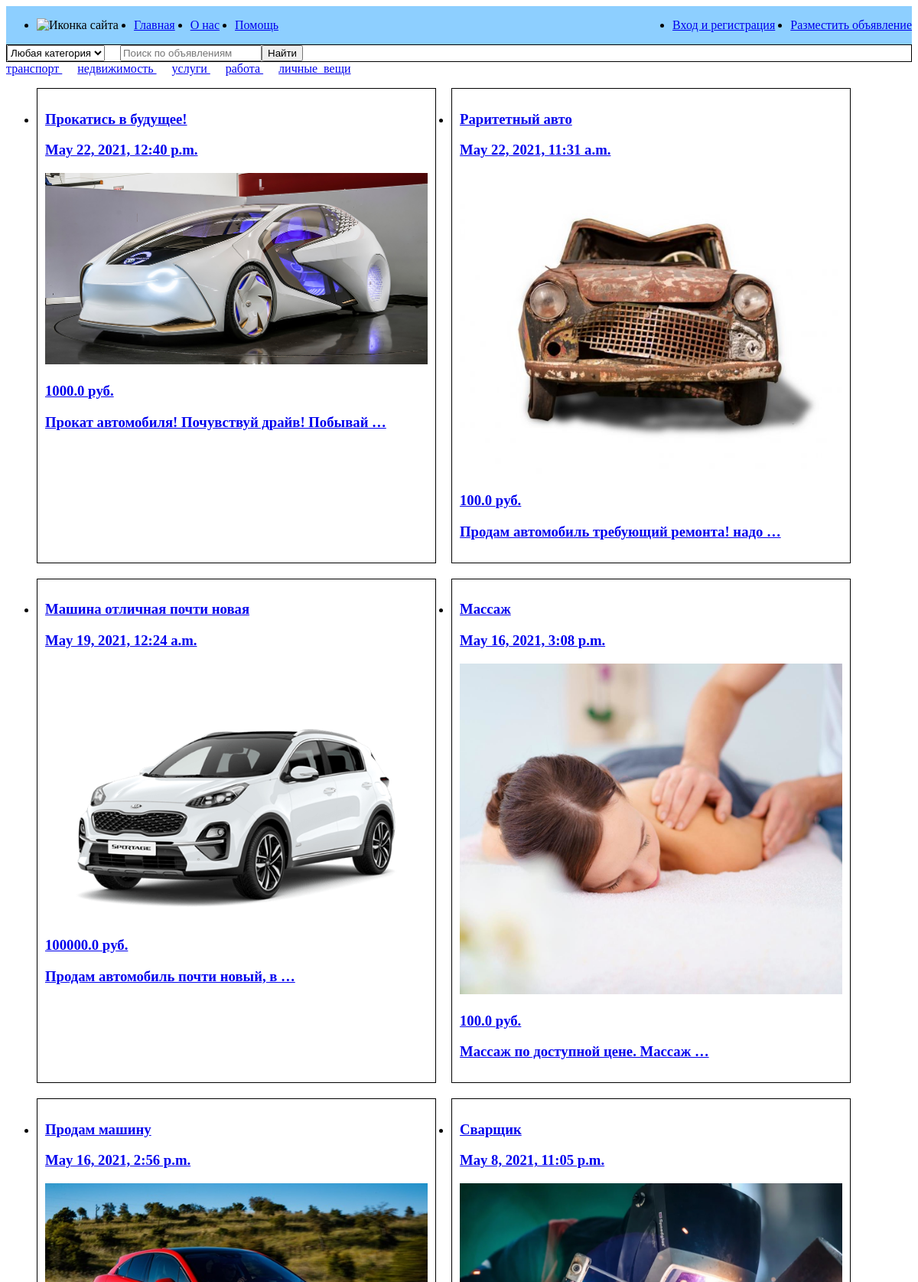
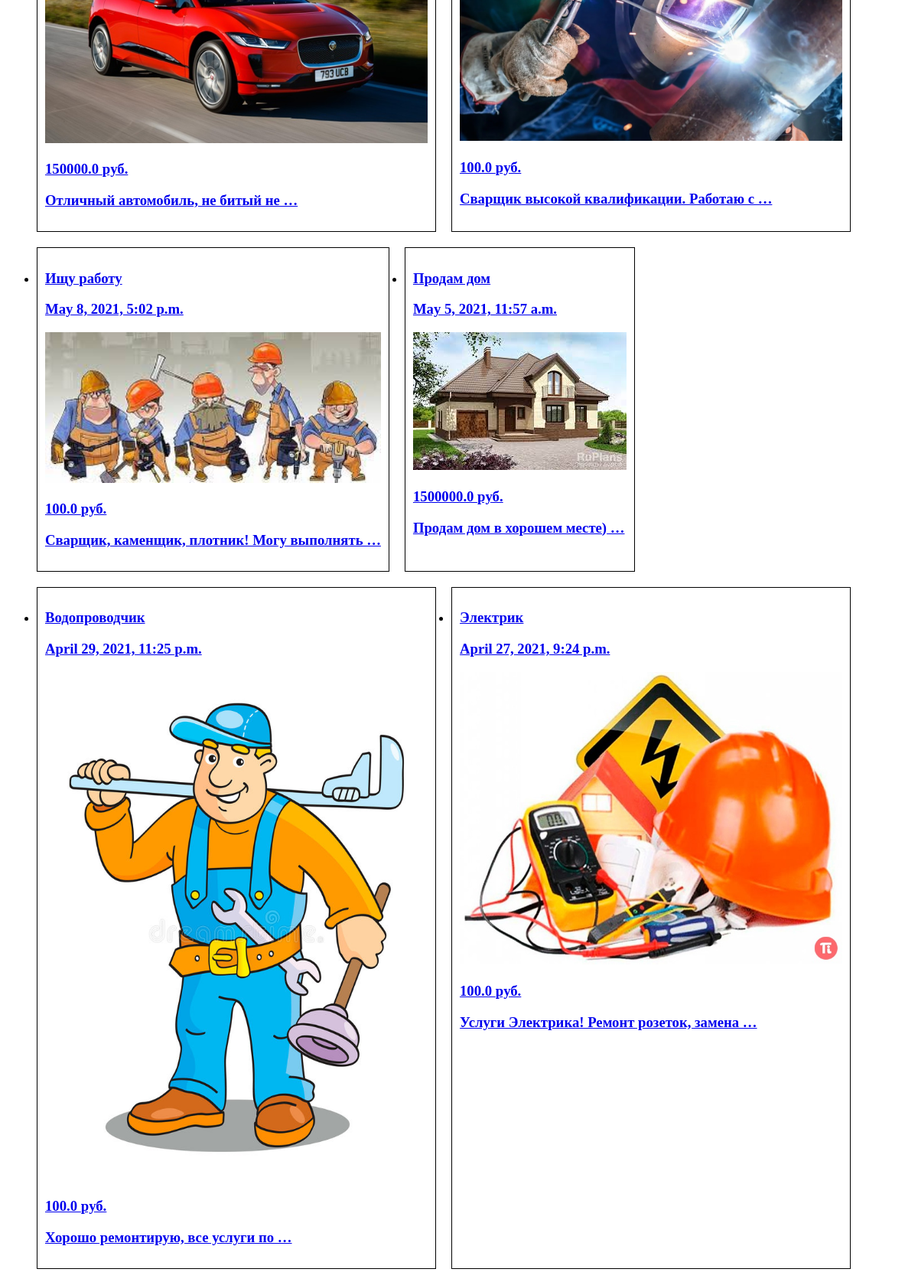
The page /advito/index/ (upper part) on the database its author committed (2 pictures, top to bottom).
### advito/models.py (models this page shows, shortened)
class CategoryPost(models.Model):
    name_category = models.CharField(verbose_name="Категория", max_length=100)

class Post(models.Model):
    author = models.ForeignKey(User, on_delete=models.CASCADE)
    category = models.ForeignKey(CategoryPost, on_delete=models.CASCADE, verbose_name="Категория", related_name='category')
    price = models.FloatField(verbose_name="Цена", blank=True)
    name_descript = models.CharField(max_length=200,  blank=True, verbose_name="Название объявления")
    description = models.TextField(max_length=1000, blank=True, verbose_name="Описание объявления")
    image = models.ImageField(upload_to=user_directory_path, verbose_name="Фото объявления")
    date_pub = models.DateTimeField(default=timezone.now, verbose_name="Дата объявления")
    date_edit = models.DateTimeField(default=timezone.now, verbose_name="Дата редактирования")

### advito/views.py (the view)
# urls.py: url(r'index/', views.IndexView.as_view(), name='index'),
class IndexView(ListView):
    categories = CategoryPost.objects.all()
    model = Post
    template_name = 'advito/index.html'
    context_object_name ='posts'
    extra_context = {'categories':categories, }
    def get_queryset(self):
        return self.model.objects.filter(date_pub__year=2021).order_by('-date_pub')[:15]

### advito/templates/advito/index.html
{% extends 'advito/base_advito.html' %}
{% block content %}
  <div class="cards" style="display:flex; flex-wrap: wrap;">
    {% if posts %}
      <ul class="posts" style="display:flex; flex-wrap:wrap;">
        {% for post in posts %}
          <li class="post"  style="max-width:500px; padding:10px; border: solid 1px; margin-right: 20px; margin-bottom:20px;">
            <a href="{% url 'advito:post_detaile' post.id %}">
              <h3>{{ post.name_descript }}<h3>
              <p>{{ post.date_pub }}</p>
              <p class="img"><img style="width:100%;" alt="post image" src="{{ post.image.url }}"></p>
              <p class="price">{{ post.price }} pуб.</p>
              <p class="text">{{ post.description | truncatewords:5 }}</p>
            </a>
          </li>
        {% endfor %}
      </ul>
    {% endif %}
    </div>
{% endblock  %}

### templates/base.html (shortened to what this page needs)
<!DOCTYPE html>
<html lang="en">
  <head>
    {% load static %}
    <link rel="stylesheet" type="text/css" href="{% static 'css/style.css' %}">
  </head>
  <body>
    <nav class="navigation" style="display:flex; background-color: #8DCFFF; justify-content: space-between;">
      <div class="container-nav" style="display:flex;">
        <div class="navbar">
          <ul class="navbar-nav" style="display:flex;">
            <li class="nav-item" style="margin-right:20px;">
              <img href="{% static 'img/icon.png' %}" alt="Иконка сайта">
            </li>
            <li class="nav-item" style="margin-right:20px;">
              <a class="nav-link" aria-current="page" href="{% url 'advito:index' %}">Главная</a>
            </li>
            <li class="nav-item" style="margin-right:20px;">
              <a class="nav-link" href="#">О нас</a>
            </li>
            <li class="nav-item">
              <a class="nav-link" href="#">Помощь</a>
            </li>
          </ul>
        </div>
      </div>
      <div class="navbar">
        <ul class="navbar-nav" style="display:flex;">
            <li class="nav-item" style="margin-right:20px">
              <a class="nav-link" href="#">Вход и регистрация</a>
            </li>
            <li class="nav-item">
              <a class="nav-link" href="#">Разместить объявление</a>
            </li>
          </ul>
      </div>
    </nav>
    <div class="index-form" data-marker="search-form" style="display:flex; border: solid 1px">
      <div class="category">
        <div class="category-select">
          <select name="category_id" class="select" style="height: 21px;">
            <option>
              <a href="{% url 'advito:index' %}">Любая категория</a>
            </option>
          </select>
        </div>
      </div>
        <div class="form" style="margin-left: 20px;">
            <input type="text" placeholder="Поиск по объявлениям" maxlength="100" class="suggest">
          </div>
          <div class="form-button">
            <button class="button-element">
              <span class="button-text">Найти</span>
            </button>
        </div>
      </div>
      {% for category in categories %}
        <a  href="/advito/category/{{ category.id }}" style="padding-right:20px">
          {{ category.name_category }}
        </a>
      {% endfor %}
    {% block content %}{% endblock  %}
  </body>
</html>

### static/css/style.css (style rules this page uses)
.posts, .cards { display:flex; flex-wrap:wrap; }
.post { max-width:250px; padding: 10px; border: solid 1px; margin-right: 20px; margin-bottom:20px }

### rows shown on the page
CategoryPost: name_category "транспорт"
CategoryPost: name_category "недвижимость"
CategoryPost: name_category "услуги"
CategoryPost: name_category "работа"
CategoryPost: name_category "личные_вещи"
Post: name_descript "Прокатись в будущее!", date_pub "May 22, 2021, 12:40 p.m.", image (picture), price "1000.0", description "Прокат автомобиля! Почувствуй драйв! Побывай …"
Post: name_descript "Раритетный авто", date_pub "May 22, 2021, 11:31 a.m.", image (picture), price "100.0", description "Продам автомобиль требующий ремонта! надо …"
Post: name_descript "Машина отличная почти новая", date_pub "May 19, 2021, 12:24 a.m.", image (picture), price "100000.0", description "Продам автомобиль почти новый, в …"
Post: name_descript "Массаж", date_pub "May 16, 2021, 3:08 p.m.", image (picture), price "100.0", description "Массаж по доступной цене. Массаж …"
Post: name_descript "Продам машину", date_pub "May 16, 2021, 2:56 p.m.", image (picture), price "150000.0", description "Отличный автомобиль, не битый не …"
Post: name_descript "Сварщик", date_pub "May 8, 2021, 11:05 p.m.", image (picture), price "100.0", description "Сварщик высокой квалификации. Работаю с …"
Post: name_descript "Ищу работу", date_pub "May 8, 2021, 5:02 p.m.", image (picture), price "100.0", description "Сварщик, каменщик, плотник! Могу выполнять …"
Post: name_descript "Продам дом", date_pub "May 5, 2021, 11:57 a.m.", image (picture), price "1500000.0", description "Продам дом в хорошем месте) …"
Post: name_descript "Водопроводчик", date_pub "April 29, 2021, 11:25 p.m.", image (picture), price "100.0", description "Хорошо ремонтирую, все услуги по …"
Post: name_descript "Электрик", date_pub "April 27, 2021, 9:24 p.m.", image (picture), price "100.0", description "Услуги Электрика! Ремонт розеток, замена …"
